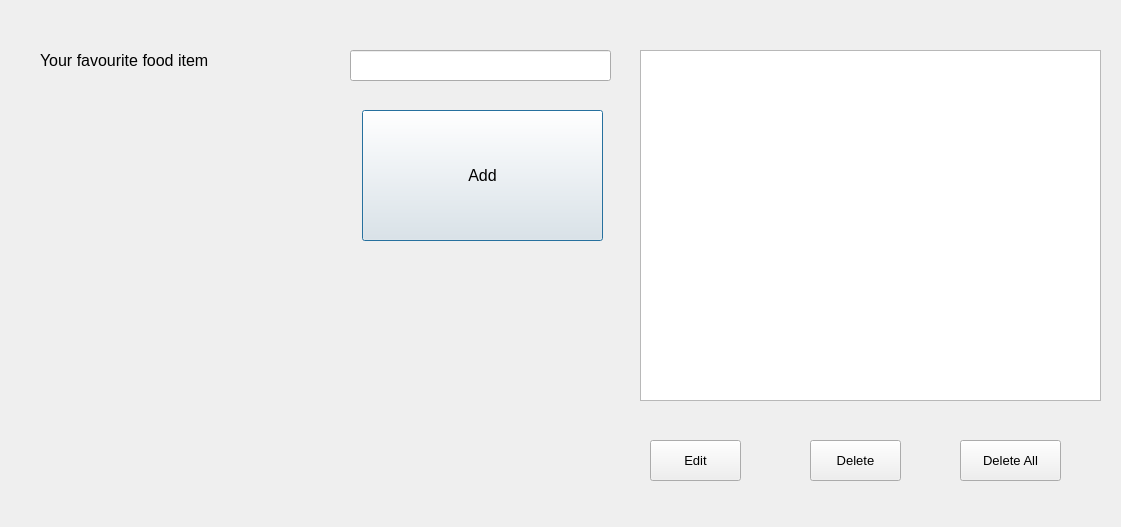
<?xml version="1.0" encoding="UTF-8"?>
<ui version="4.0">
 <class>Dialog</class>
 <widget class="QDialog" name="Dialog">
  <property name="geometry">
   <rect>
    <x>0</x>
    <y>0</y>
    <width>1121</width>
    <height>527</height>
   </rect>
  </property>
  <property name="windowTitle">
   <string>Dialog</string>
  </property>
  <widget class="QLabel" name="label">
   <property name="geometry">
    <rect>
     <x>40</x>
     <y>20</y>
     <width>271</width>
     <height>81</height>
    </rect>
   </property>
   <property name="font">
    <font>
     <pointsize>12</pointsize>
    </font>
   </property>
   <property name="text">
    <string>Your favourite food item</string>
   </property>
  </widget>
  <widget class="QLineEdit" name="lineEditFoodItem">
   <property name="geometry">
    <rect>
     <x>350</x>
     <y>50</y>
     <width>261</width>
     <height>31</height>
    </rect>
   </property>
  </widget>
  <widget class="QListWidget" name="listWidgetSelectedItems">
   <property name="geometry">
    <rect>
     <x>640</x>
     <y>50</y>
     <width>461</width>
     <height>351</height>
    </rect>
   </property>
  </widget>
  <widget class="QPushButton" name="psuhButtonAdd">
   <property name="geometry">
    <rect>
     <x>362</x>
     <y>110</y>
     <width>241</width>
     <height>131</height>
    </rect>
   </property>
   <property name="font">
    <font>
     <pointsize>12</pointsize>
    </font>
   </property>
   <property name="text">
    <string>Add</string>
   </property>
  </widget>
  <widget class="QPushButton" name="pushButtonEdit">
   <property name="geometry">
    <rect>
     <x>650</x>
     <y>440</y>
     <width>91</width>
     <height>41</height>
    </rect>
   </property>
   <property name="font">
    <font>
     <pointsize>10</pointsize>
    </font>
   </property>
   <property name="text">
    <string>Edit</string>
   </property>
  </widget>
  <widget class="QPushButton" name="pushButtonDelete">
   <property name="geometry">
    <rect>
     <x>810</x>
     <y>440</y>
     <width>91</width>
     <height>41</height>
    </rect>
   </property>
   <property name="font">
    <font>
     <pointsize>10</pointsize>
    </font>
   </property>
   <property name="text">
    <string>Delete</string>
   </property>
  </widget>
  <widget class="QPushButton" name="pushButtonDeleteAll">
   <property name="geometry">
    <rect>
     <x>960</x>
     <y>440</y>
     <width>101</width>
     <height>41</height>
    </rect>
   </property>
   <property name="font">
    <font>
     <pointsize>10</pointsize>
    </font>
   </property>
   <property name="text">
    <string>Delete All</string>
   </property>
  </widget>
 </widget>
 <resources/>
 <connections/>
</ui>
